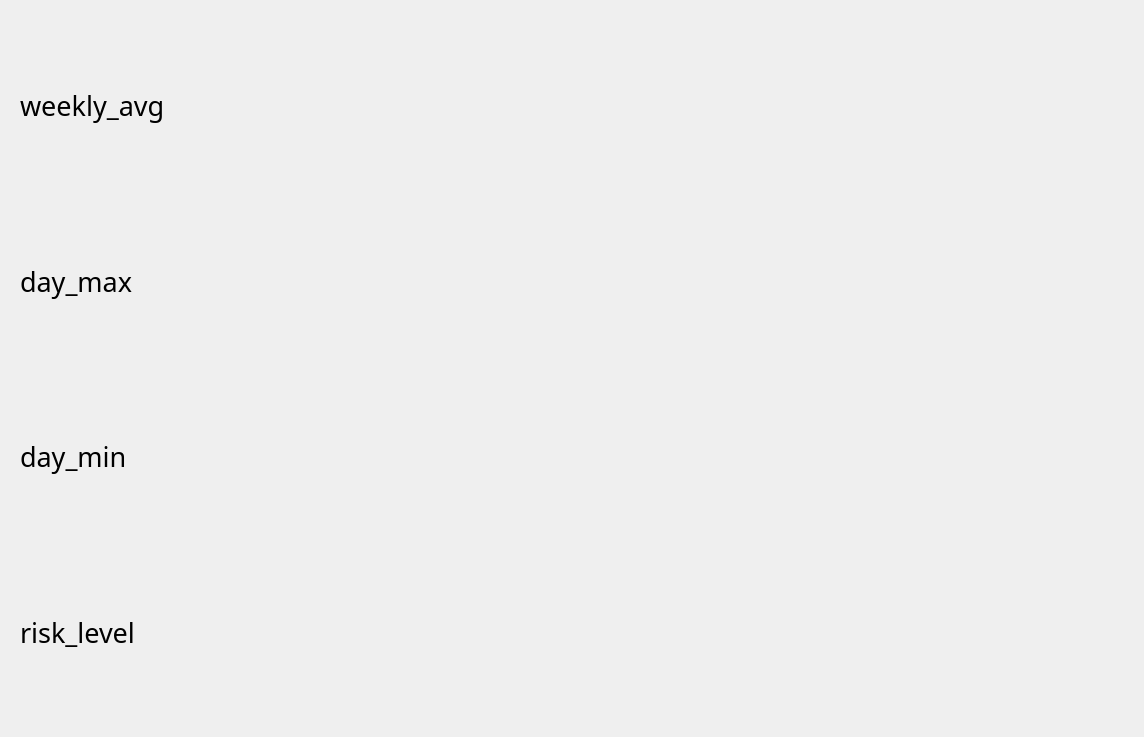
<?xml version="1.0" encoding="UTF-8"?>
<ui version="4.0">
 <class>WeeklyPage</class>
 <widget class="QWidget" name="WeeklyPage">
  <property name="geometry">
   <rect>
    <x>0</x>
    <y>0</y>
    <width>1144</width>
    <height>737</height>
   </rect>
  </property>
  <property name="windowTitle">
   <string>Form</string>
  </property>
  <layout class="QVBoxLayout" name="verticalLayout">
   <item>
    <widget class="QWidget" name="w_barchart" native="true">
     <layout class="QVBoxLayout" name="verticalLayout_2">
      <item>
       <widget class="QLabel" name="weekly_avg">
        <property name="font">
         <font>
          <family>Cascadia Code</family>
          <pointsize>20</pointsize>
         </font>
        </property>
        <property name="text">
         <string>weekly_avg</string>
        </property>
       </widget>
      </item>
      <item>
       <widget class="QLabel" name="weekly_day_max">
        <property name="font">
         <font>
          <family>Cascadia Code</family>
          <pointsize>20</pointsize>
         </font>
        </property>
        <property name="text">
         <string>day_max</string>
        </property>
       </widget>
      </item>
      <item>
       <widget class="QLabel" name="weekly_day_min">
        <property name="font">
         <font>
          <family>Cascadia Code</family>
          <pointsize>20</pointsize>
         </font>
        </property>
        <property name="text">
         <string>day_min</string>
        </property>
       </widget>
      </item>
      <item>
       <widget class="QLabel" name="weekly_risk_level">
        <property name="font">
         <font>
          <family>Cascadia Code</family>
          <pointsize>20</pointsize>
         </font>
        </property>
        <property name="text">
         <string>risk_level</string>
        </property>
       </widget>
      </item>
     </layout>
    </widget>
   </item>
  </layout>
 </widget>
 <resources/>
 <connections/>
</ui>
